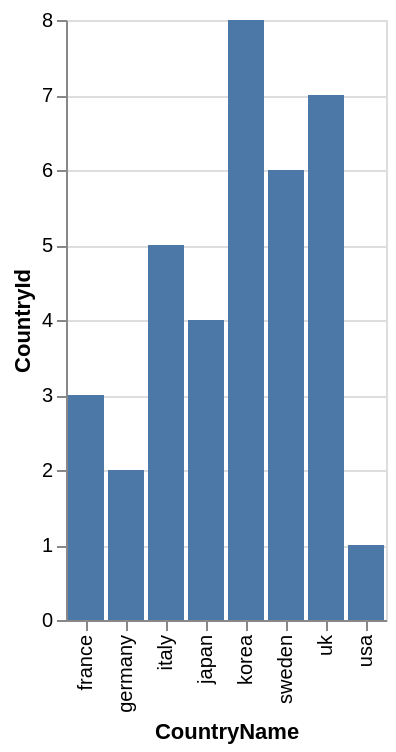

The specification (Vega-Lite) saved for this image:
### Vega-Lite specification from a JSON file in a GitHub repository (floating-point values rounded to 4 significant figures)
{"data": {"values": [{"x_data": "france", "y_data": 3}, {"x_data": "germany", "y_data": 2}, {"x_data": "italy", "y_data": 5}, {"x_data": "japan", "y_data": 4}, {"x_data": "korea", "y_data": 8}, {"x_data": "sweden", "y_data": 6}, {"x_data": "uk", "y_data": 7}, {"x_data": "usa", "y_data": 1}]}, "mark": "bar", "encoding": {"x": {"field": "x_data", "type": "nominal", "title": "CountryName", "sort": "ascending"}, "y": {"field": "y_data", "type": "quantitative", "title": "CountryId"}}}
